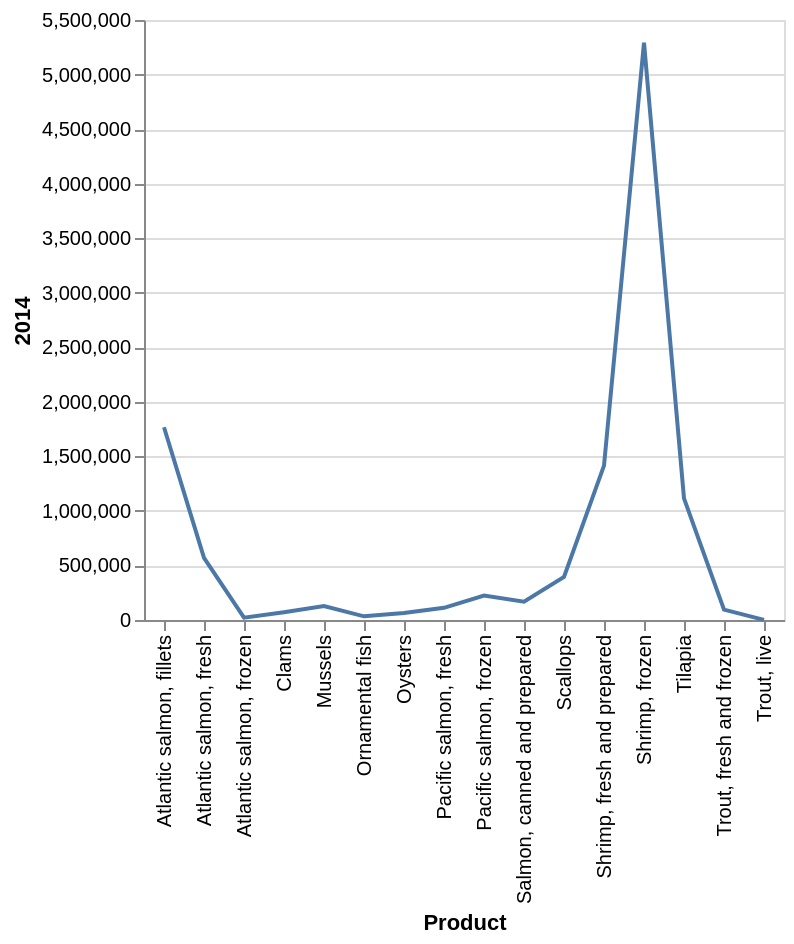

Notebook code for this chart:
### Markdown cell above
### Lines, points, areas

Starting with a line, Altair asks us to specify the data for a 'Chart' (visualisation) that we make, and then what mark we use (in this case a line), and what we want to encode (for a line this needs an x and y axis).

Putting that all together as simply as we can it looks as follows:

### Code cell
# This code creates a line chart using the fish DataFrame. The mark_line() function specifies
# that the chart should be a line plot. The encode() method maps the 'Product' column to the
# x-axis and the '2014' column to the y-axis, plotting the 2014 values for each product.

alt.Chart(fish).mark_line().encode(
    x='Product',
    y='2014')

### Figure 1 — Vega-Lite specification as saved in the notebook (floating-point values rounded to 4 significant figures)
{"config": {"view": {"continuousWidth": 300, "continuousHeight": 300}}, "data": {"name": "data-f541a6179af65bc43b7b60bcdd80dcb9"}, "mark": {"type": "line"}, "encoding": {"x": {"field": "Product", "type": "nominal"}, "y": {"field": "2014", "type": "quantitative"}}, "$schema": "https://vega.github.io/schema/vega-lite/v5.8.0.json", "datasets": {"data-f541a6179af65bc43b7b60bcdd80dcb9": [{"Product": "Trout, fresh and frozen", "2014": 95010.0, "2015": 104800.0, "2016": 121000.0, "2017": 135200.0, "2018": 164700.0}, {"Product": "Atlantic salmon, fresh", "2014": 568900.0, "2015": 658800.0, "2016": 842600.0, "2017": 948900.0, "2018": 1036000.0}, {"Product": "Pacific salmon, fresh ", "2014": 111500.0, "2015": 69980.0, "2016": 80010.0, "2017": 70730.0, "2018": 90320.0}, {"Product": "Atlantic salmon, frozen", "2014": 21460.0, "2015": 16360.0, "2016": 24230.0, "2017": 22490.0, "2018": 20200.0}, {"Product": "Pacific salmon, frozen ", "2014": 224300.0, "2015": 239000.0, "2016": 246200.0, "2017": 302300.0, "2018": 360700.0}, {"Product": "Atlantic salmon, fillets", "2014": 1767000.0, "2015": 1503000.0, "2016": 1795000.0, "2017": 2160000.0, "2018": 2369000.0}, {"Product": "Salmon, canned and prepared ", "2014": 167800.0, "2015": 175400.0, "2016": 166500.0, "2017": 195400.0, "2018": 198000.0}, {"Product": "Tilapia ", "2014": 1114000.0, "2015": 980700.0, "2016": 754800.0, "2017": 674500.0, "2018": 686900.0}, {"Product": "Shrimp, frozen", "2014": 5293000.0, "2015": 4151000.0, "2016": 4458000.0, "2017": 5064000.0, "2018": 4728000.0}, {"Product": "Shrimp, fresh and prepared ", "2014": 1415000.0, "2015": 1284000.0, "2016": 1246000.0, "2017": 1480000.0, "2018": 1509000.0}, {"Product": "Oysters ", "2014": 64190.0, "2015": 72020.0, "2016": 74460.0, "2017": 77820.0, "2018": 87710.0}, {"Product": "Mussels ", "2014": 128400.0, "2015": 114300.0, "2016": 119900.0, "2017": 121800.0, "2018": 102700.0}, {"Product": "Clams ", "2014": 71340.0, "2015": 71410.0, "2016": 73060.0, "2017": 72420.0, "2018": 79220.0}, {"Product": "Scallops ", "2014": 394400.0, "2015": 350200.0, "2016": 328500.0, "2017": 264500.0, "2018": 243600.0}, {"Product": "Trout, live", "2014": 800.3, "2015": 1054.0, "2016": 1082.0, "2017": 1152.0, "2018": 1635.0}, {"Product": "Ornamental fish", "2014": 33730.0, "2015": 33780.0, "2016": 38790.0, "2017": 40050.0, "2018": 45250.0}]}}
